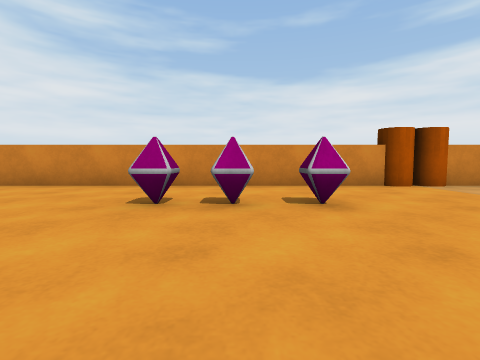
view 1 (above)

20 first-person views from a walk through a Unity game level. The camera is 0.59 m above the floor, tilts 4° down and sees 85° across. The floor is counted in squares, 1 m on a side. Each view is taken from the middle of a square. On the plan, view 1 faces up. The plan holds only what a view shows up to about 9 squares ahead; the rest is blank. The place goes on beyond the plan. The player is left out.

view 2
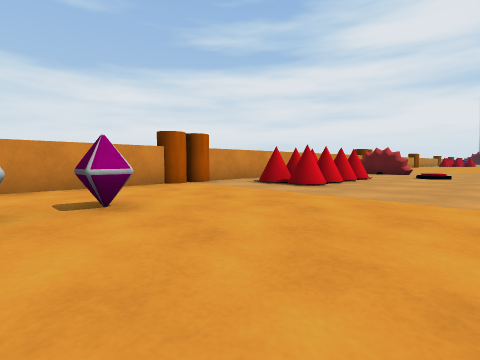

view 3
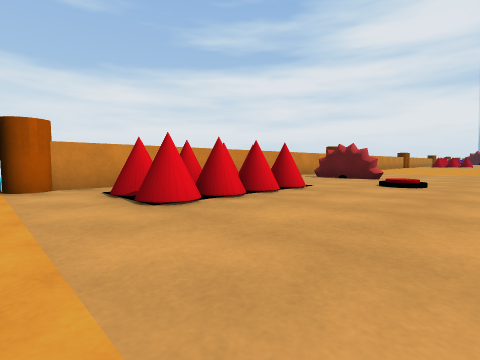

view 4
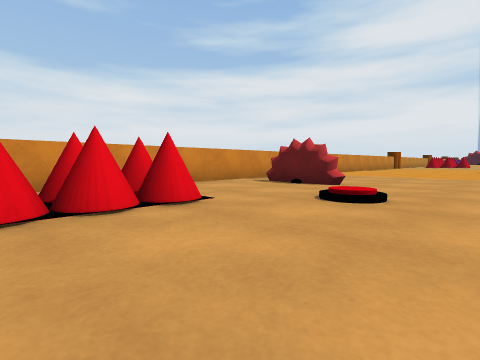

view 5
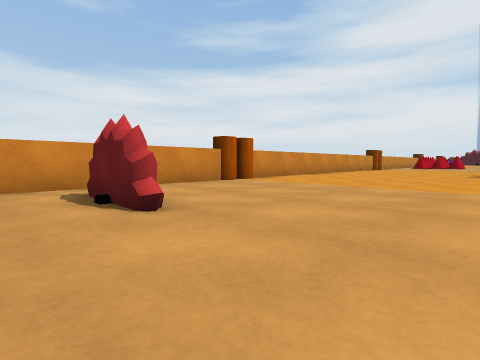

view 6
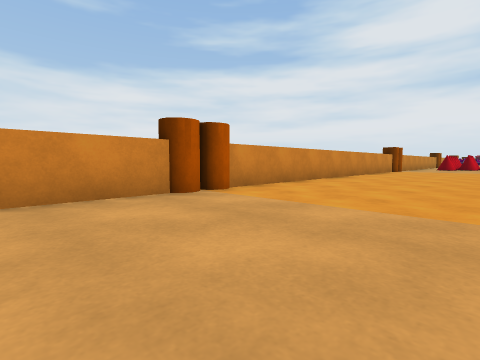

view 7
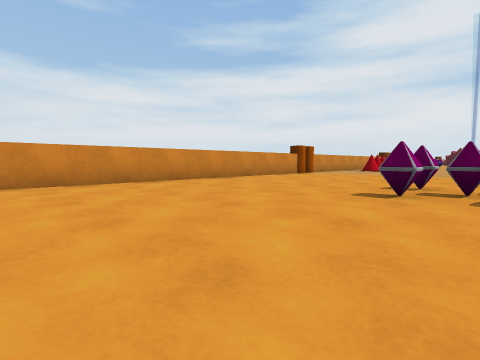

view 8
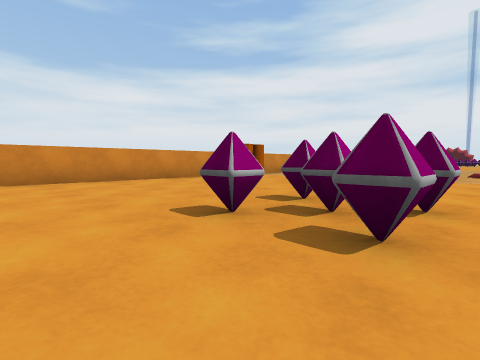

view 9
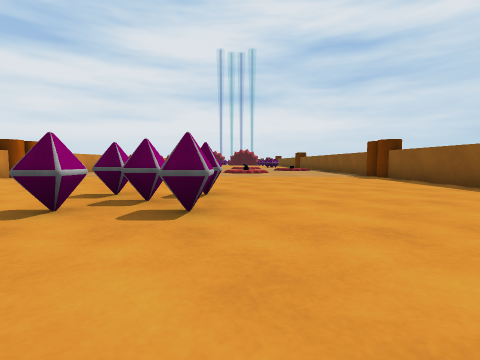

view 10
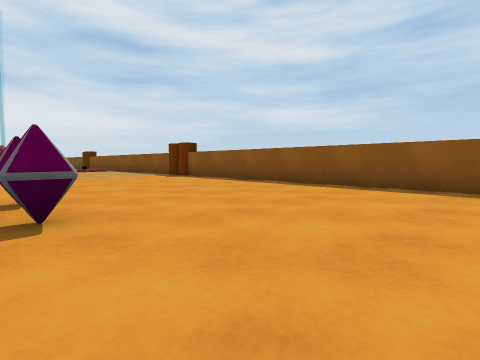

view 11
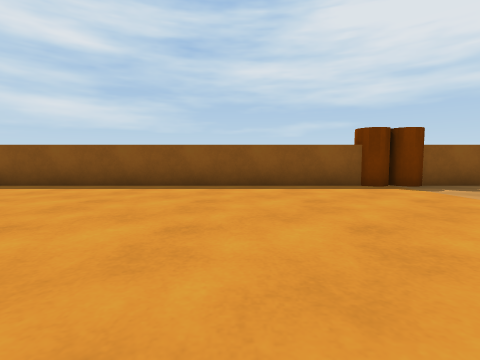

view 12
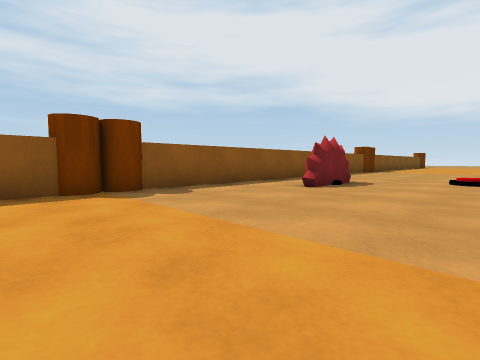

view 13
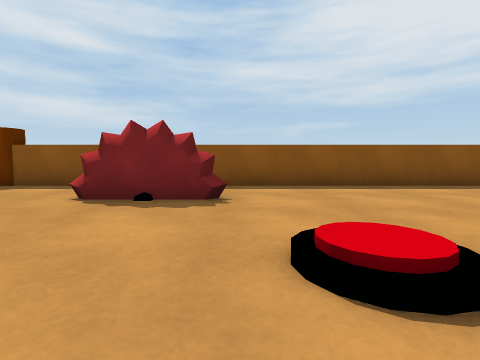

view 14
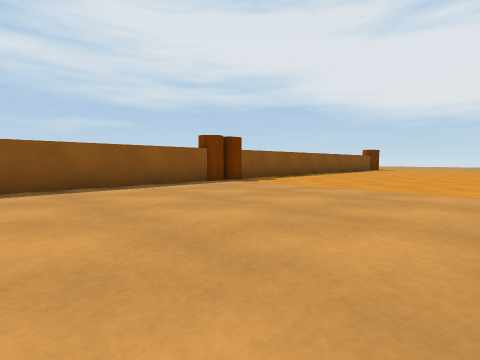

view 15
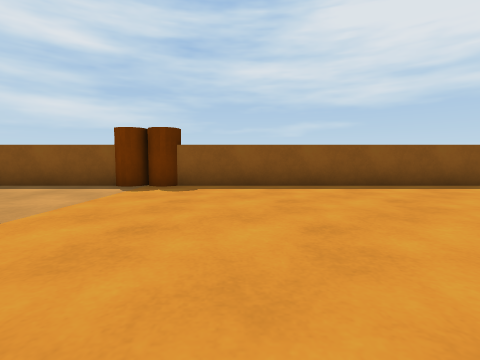

view 16
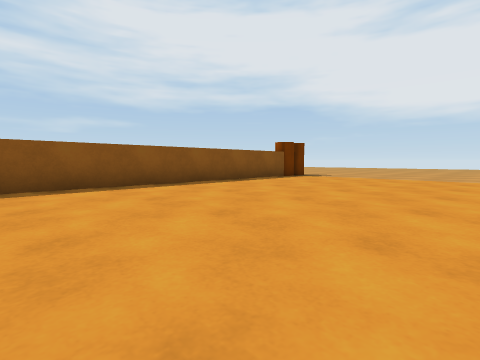

view 17
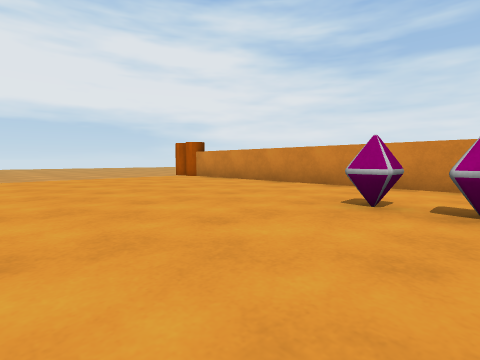

view 18
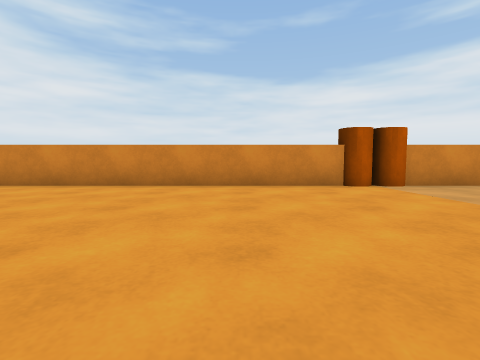

view 19
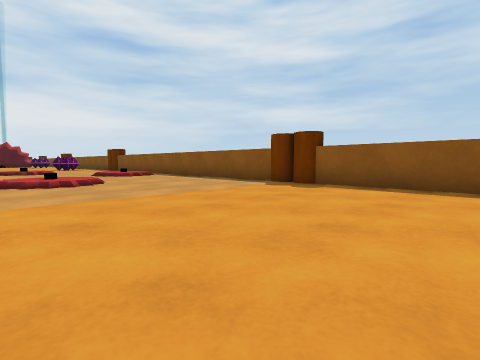

view 20
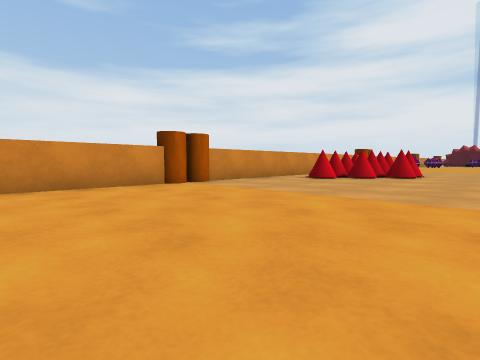

### Floor plan
Points are (right, up) in squares from view 1. A wall is a line through its corners. A room is listed if a view was taken in it or the views show most of it. See-through windows are left out.
Room 1 (views 1, 2, 3, 4, 5, 6, 7, 8, 9, 10, 11, 12, 13, 14, 15, 16, 17, 18, 19, 20)
walls: (13.7, 2.8) (13.5, 3) (13.4, 3.3); (13.3, 3.1) (13.3, 5.1); (12.6, -5.1) (14.4, -5.1); (14.1, -5.1) (14.5, -5.2); (12.3, -5.2) (12.8, -5.1); (13.8, 3.4) (13.5, 3); (17.2, 6.4) (5.4, 6.4); (19.5, -7.4) (31.5, -7.4); (5.4, -7.4) (17.4, -7.4); (3.5, 6.4) (-6.5, 6.4); (31.5, 6.4) (19.4, 6.4); (-6.4, -7.4) (3.5, -7.4)
low walls: (13.4, 2.9) (13.3, 3.1); (14.4, -5.1) (14.7, -5.3); (12.1, -5.3) (12.6, -5.1)
objects: other object (-1, 4); other object (0, 4); other object (1, 4); cylinder (4, -8) to (4, -7); cylinder (4, 6) to (4, 7); cylinder (5, -8); cylinder (5, 7); other object (6, 3) to (6, 4); other object (6, 5); other object (7, 3) to (7, 4); other object (7, 5); other object (8, 3) to (8, 4); other object (8, 5); other object (9, 3) to (9, 4); other object (9, 5); cylinder (18, -8) to (18, -7); cylinder (18, 6) to (18, 7); cylinder (19, -8); cylinder (19, 7); other object (25, -1); other object (25, 0); other object (26, -1); other object (27, -1); other object (27, 0); cylinder (32, -8) to (32, -7); cylinder (32, 6) to (32, 7)

Where each view was taken, in squares from view 1:
view 1: 0 up, 0 right, facing up
view 2: 0 up, 0 right, facing up-right
view 3: 0 up, 4 right, facing up-right
view 4: 0 up, 7 right, facing up-right
view 5: 0 up, 12 right, facing up-right
view 6: 2 up, 15 right, facing up-right
view 7: 1 down, 20 right, facing up-right
view 8: 2 down, 23 right, facing up-right
view 9: 2 down, 22 right, facing right
view 10: 1 down, 22 right, facing down-right
view 11: 1 down, 22 right, facing down
view 12: 2 down, 20 right, facing down-left
view 13: 1 down, 12 right, facing down
view 14: 1 down, 10 right, facing down-left
view 15: 1 down, 2 right, facing down
view 16: 1 down, 0 right, facing down-left
view 17: 0 up, 0 right, facing up-left
view 18: 0 up, 29 right, facing up
view 19: 1 down, 28 right, facing down-right
view 20: 0 up, 28 right, facing up-right
